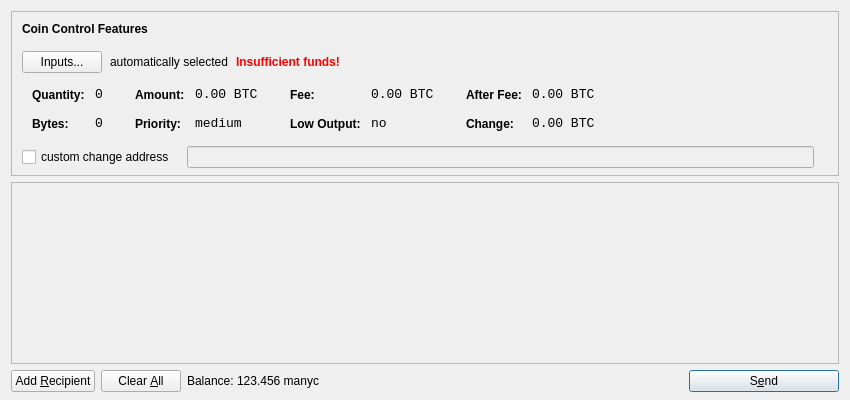
<?xml version="1.0" encoding="UTF-8"?>
<ui version="4.0">
 <class>SendCoinsDialog</class>
 <widget class="QDialog" name="SendCoinsDialog">
  <property name="geometry">
   <rect>
    <x>0</x>
    <y>0</y>
    <width>850</width>
    <height>400</height>
   </rect>
  </property>
  <property name="windowTitle">
   <string>Send Coins</string>
  </property>
  <layout class="QVBoxLayout" name="verticalLayout" stretch="0,1,0">
   <property name="bottomMargin">
    <number>8</number>
   </property>
   <item>
    <widget class="QFrame" name="frameCoinControl">
     <property name="sizePolicy">
      <sizepolicy hsizetype="Expanding" vsizetype="Expanding">
       <horstretch>0</horstretch>
       <verstretch>0</verstretch>
      </sizepolicy>
     </property>
     <property name="maximumSize">
      <size>
       <width>16777215</width>
       <height>16777215</height>
      </size>
     </property>
     <property name="frameShape">
      <enum>QFrame::StyledPanel</enum>
     </property>
     <property name="frameShadow">
      <enum>QFrame::Sunken</enum>
     </property>
     <layout class="QVBoxLayout" name="verticalLayoutCoinControl2">
      <property name="spacing">
       <number>-1</number>
      </property>
      <property name="leftMargin">
       <number>0</number>
      </property>
      <property name="topMargin">
       <number>0</number>
      </property>
      <property name="rightMargin">
       <number>0</number>
      </property>
      <property name="bottomMargin">
       <number>6</number>
      </property>
      <item>
       <layout class="QVBoxLayout" name="verticalLayoutCoinControl" stretch="0,0,0,0,1">
        <property name="spacing">
         <number>0</number>
        </property>
        <property name="leftMargin">
         <number>10</number>
        </property>
        <property name="topMargin">
         <number>10</number>
        </property>
        <item>
         <layout class="QHBoxLayout" name="horizontalLayoutCoinControl1">
          <property name="bottomMargin">
           <number>15</number>
          </property>
          <item>
           <widget class="QLabel" name="labelCoinControlFeatures">
            <property name="sizePolicy">
             <sizepolicy hsizetype="Preferred" vsizetype="Maximum">
              <horstretch>0</horstretch>
              <verstretch>0</verstretch>
             </sizepolicy>
            </property>
            <property name="font">
             <font>
              <weight>75</weight>
              <bold>true</bold>
             </font>
            </property>
            <property name="styleSheet">
             <string notr="true">font-weight:bold;</string>
            </property>
            <property name="text">
             <string>Coin Control Features</string>
            </property>
           </widget>
          </item>
         </layout>
        </item>
        <item>
         <layout class="QHBoxLayout" name="horizontalLayoutCoinControl2" stretch="0,0,0,0">
          <property name="spacing">
           <number>8</number>
          </property>
          <property name="bottomMargin">
           <number>10</number>
          </property>
          <item>
           <widget class="QPushButton" name="pushButtonCoinControl">
            <property name="styleSheet">
             <string notr="true"/>
            </property>
            <property name="text">
             <string>Inputs...</string>
            </property>
           </widget>
          </item>
          <item>
           <widget class="QLabel" name="labelCoinControlAutomaticallySelected">
            <property name="text">
             <string>automatically selected</string>
            </property>
            <property name="margin">
             <number>5</number>
            </property>
           </widget>
          </item>
          <item>
           <widget class="QLabel" name="labelCoinControlInsuffFunds">
            <property name="font">
             <font>
              <weight>75</weight>
              <bold>true</bold>
             </font>
            </property>
            <property name="styleSheet">
             <string notr="true">color:red;font-weight:bold;</string>
            </property>
            <property name="text">
             <string>Insufficient funds!</string>
            </property>
            <property name="margin">
             <number>5</number>
            </property>
           </widget>
          </item>
          <item>
           <spacer name="horizontalSpacerCoinControl">
            <property name="orientation">
             <enum>Qt::Horizontal</enum>
            </property>
            <property name="sizeHint" stdset="0">
             <size>
              <width>40</width>
              <height>1</height>
             </size>
            </property>
           </spacer>
          </item>
         </layout>
        </item>
        <item>
         <widget class="QWidget" name="widgetCoinControl" native="true">
          <property name="sizePolicy">
           <sizepolicy hsizetype="Preferred" vsizetype="Preferred">
            <horstretch>0</horstretch>
            <verstretch>0</verstretch>
           </sizepolicy>
          </property>
          <property name="minimumSize">
           <size>
            <width>0</width>
            <height>0</height>
           </size>
          </property>
          <property name="styleSheet">
           <string notr="true"/>
          </property>
          <layout class="QHBoxLayout" name="horizontalLayoutCoinControl5">
           <property name="margin">
            <number>0</number>
           </property>
           <item>
            <layout class="QHBoxLayout" name="horizontalLayoutCoinControl3" stretch="0,0,0,1">
             <property name="spacing">
              <number>20</number>
             </property>
             <property name="topMargin">
              <number>0</number>
             </property>
             <property name="bottomMargin">
              <number>10</number>
             </property>
             <item>
              <layout class="QFormLayout" name="formLayoutCoinControl1">
               <property name="horizontalSpacing">
                <number>10</number>
               </property>
               <property name="verticalSpacing">
                <number>14</number>
               </property>
               <property name="leftMargin">
                <number>10</number>
               </property>
               <property name="topMargin">
                <number>4</number>
               </property>
               <property name="rightMargin">
                <number>6</number>
               </property>
               <item row="0" column="0">
                <widget class="QLabel" name="labelCoinControlQuantityText">
                 <property name="styleSheet">
                  <string notr="true">font-weight:bold;</string>
                 </property>
                 <property name="text">
                  <string>Quantity:</string>
                 </property>
                 <property name="margin">
                  <number>0</number>
                 </property>
                </widget>
               </item>
               <item row="0" column="1">
                <widget class="QLabel" name="labelCoinControlQuantity">
                 <property name="font">
                  <font>
                   <family>Monospace</family>
                   <pointsize>10</pointsize>
                  </font>
                 </property>
                 <property name="cursor">
                  <cursorShape>IBeamCursor</cursorShape>
                 </property>
                 <property name="contextMenuPolicy">
                  <enum>Qt::ActionsContextMenu</enum>
                 </property>
                 <property name="text">
                  <string notr="true">0</string>
                 </property>
                 <property name="margin">
                  <number>0</number>
                 </property>
                 <property name="textInteractionFlags">
                  <set>Qt::LinksAccessibleByMouse|Qt::TextSelectableByKeyboard|Qt::TextSelectableByMouse</set>
                 </property>
                </widget>
               </item>
               <item row="1" column="0">
                <widget class="QLabel" name="labelCoinControlBytesText">
                 <property name="styleSheet">
                  <string notr="true">font-weight:bold;</string>
                 </property>
                 <property name="text">
                  <string>Bytes:</string>
                 </property>
                </widget>
               </item>
               <item row="1" column="1">
                <widget class="QLabel" name="labelCoinControlBytes">
                 <property name="font">
                  <font>
                   <family>Monospace</family>
                   <pointsize>10</pointsize>
                  </font>
                 </property>
                 <property name="cursor">
                  <cursorShape>IBeamCursor</cursorShape>
                 </property>
                 <property name="contextMenuPolicy">
                  <enum>Qt::ActionsContextMenu</enum>
                 </property>
                 <property name="text">
                  <string notr="true">0</string>
                 </property>
                 <property name="textInteractionFlags">
                  <set>Qt::LinksAccessibleByMouse|Qt::TextSelectableByKeyboard|Qt::TextSelectableByMouse</set>
                 </property>
                </widget>
               </item>
              </layout>
             </item>
             <item>
              <layout class="QFormLayout" name="formLayoutCoinControl2">
               <property name="horizontalSpacing">
                <number>10</number>
               </property>
               <property name="verticalSpacing">
                <number>14</number>
               </property>
               <property name="leftMargin">
                <number>6</number>
               </property>
               <property name="topMargin">
                <number>4</number>
               </property>
               <property name="rightMargin">
                <number>6</number>
               </property>
               <item row="0" column="0">
                <widget class="QLabel" name="labelCoinControlAmountText">
                 <property name="styleSheet">
                  <string notr="true">font-weight:bold;</string>
                 </property>
                 <property name="text">
                  <string>Amount:</string>
                 </property>
                 <property name="margin">
                  <number>0</number>
                 </property>
                </widget>
               </item>
               <item row="0" column="1">
                <widget class="QLabel" name="labelCoinControlAmount">
                 <property name="font">
                  <font>
                   <family>Monospace</family>
                   <pointsize>10</pointsize>
                  </font>
                 </property>
                 <property name="cursor">
                  <cursorShape>IBeamCursor</cursorShape>
                 </property>
                 <property name="contextMenuPolicy">
                  <enum>Qt::ActionsContextMenu</enum>
                 </property>
                 <property name="text">
                  <string notr="true">0.00 BTC</string>
                 </property>
                 <property name="textInteractionFlags">
                  <set>Qt::LinksAccessibleByMouse|Qt::TextSelectableByKeyboard|Qt::TextSelectableByMouse</set>
                 </property>
                </widget>
               </item>
               <item row="1" column="0">
                <widget class="QLabel" name="labelCoinControlPriorityText">
                 <property name="styleSheet">
                  <string notr="true">font-weight:bold;</string>
                 </property>
                 <property name="text">
                  <string>Priority:</string>
                 </property>
                </widget>
               </item>
               <item row="1" column="1">
                <widget class="QLabel" name="labelCoinControlPriority">
                 <property name="font">
                  <font>
                   <family>Monospace</family>
                   <pointsize>10</pointsize>
                  </font>
                 </property>
                 <property name="cursor">
                  <cursorShape>IBeamCursor</cursorShape>
                 </property>
                 <property name="contextMenuPolicy">
                  <enum>Qt::ActionsContextMenu</enum>
                 </property>
                 <property name="text">
                  <string>medium</string>
                 </property>
                 <property name="textInteractionFlags">
                  <set>Qt::LinksAccessibleByMouse|Qt::TextSelectableByKeyboard|Qt::TextSelectableByMouse</set>
                 </property>
                </widget>
               </item>
              </layout>
             </item>
             <item>
              <layout class="QFormLayout" name="formLayoutCoinControl3">
               <property name="horizontalSpacing">
                <number>10</number>
               </property>
               <property name="verticalSpacing">
                <number>14</number>
               </property>
               <property name="leftMargin">
                <number>6</number>
               </property>
               <property name="topMargin">
                <number>4</number>
               </property>
               <property name="rightMargin">
                <number>6</number>
               </property>
               <item row="0" column="0">
                <widget class="QLabel" name="labelCoinControlFeeText">
                 <property name="styleSheet">
                  <string notr="true">font-weight:bold;</string>
                 </property>
                 <property name="text">
                  <string>Fee:</string>
                 </property>
                 <property name="margin">
                  <number>0</number>
                 </property>
                </widget>
               </item>
               <item row="0" column="1">
                <widget class="QLabel" name="labelCoinControlFee">
                 <property name="font">
                  <font>
                   <family>Monospace</family>
                   <pointsize>10</pointsize>
                  </font>
                 </property>
                 <property name="cursor">
                  <cursorShape>IBeamCursor</cursorShape>
                 </property>
                 <property name="contextMenuPolicy">
                  <enum>Qt::ActionsContextMenu</enum>
                 </property>
                 <property name="text">
                  <string notr="true">0.00 BTC</string>
                 </property>
                 <property name="textInteractionFlags">
                  <set>Qt::LinksAccessibleByMouse|Qt::TextSelectableByKeyboard|Qt::TextSelectableByMouse</set>
                 </property>
                </widget>
               </item>
               <item row="1" column="0">
                <widget class="QLabel" name="labelCoinControlLowOutputText">
                 <property name="styleSheet">
                  <string notr="true">font-weight:bold;</string>
                 </property>
                 <property name="text">
                  <string>Low Output:</string>
                 </property>
                </widget>
               </item>
               <item row="1" column="1">
                <widget class="QLabel" name="labelCoinControlLowOutput">
                 <property name="font">
                  <font>
                   <family>Monospace</family>
                   <pointsize>10</pointsize>
                  </font>
                 </property>
                 <property name="cursor">
                  <cursorShape>IBeamCursor</cursorShape>
                 </property>
                 <property name="contextMenuPolicy">
                  <enum>Qt::ActionsContextMenu</enum>
                 </property>
                 <property name="text">
                  <string>no</string>
                 </property>
                 <property name="textInteractionFlags">
                  <set>Qt::LinksAccessibleByMouse|Qt::TextSelectableByKeyboard|Qt::TextSelectableByMouse</set>
                 </property>
                </widget>
               </item>
              </layout>
             </item>
             <item>
              <layout class="QFormLayout" name="formLayoutCoinControl4">
               <property name="horizontalSpacing">
                <number>10</number>
               </property>
               <property name="verticalSpacing">
                <number>14</number>
               </property>
               <property name="leftMargin">
                <number>6</number>
               </property>
               <property name="topMargin">
                <number>4</number>
               </property>
               <property name="rightMargin">
                <number>6</number>
               </property>
               <item row="0" column="0">
                <widget class="QLabel" name="labelCoinControlAfterFeeText">
                 <property name="styleSheet">
                  <string notr="true">font-weight:bold;</string>
                 </property>
                 <property name="text">
                  <string>After Fee:</string>
                 </property>
                 <property name="margin">
                  <number>0</number>
                 </property>
                </widget>
               </item>
               <item row="0" column="1">
                <widget class="QLabel" name="labelCoinControlAfterFee">
                 <property name="font">
                  <font>
                   <family>Monospace</family>
                   <pointsize>10</pointsize>
                  </font>
                 </property>
                 <property name="cursor">
                  <cursorShape>IBeamCursor</cursorShape>
                 </property>
                 <property name="contextMenuPolicy">
                  <enum>Qt::ActionsContextMenu</enum>
                 </property>
                 <property name="text">
                  <string notr="true">0.00 BTC</string>
                 </property>
                 <property name="textInteractionFlags">
                  <set>Qt::LinksAccessibleByMouse|Qt::TextSelectableByKeyboard|Qt::TextSelectableByMouse</set>
                 </property>
                </widget>
               </item>
               <item row="1" column="0">
                <widget class="QLabel" name="labelCoinControlChangeText">
                 <property name="styleSheet">
                  <string notr="true">font-weight:bold;</string>
                 </property>
                 <property name="text">
                  <string>Change:</string>
                 </property>
                </widget>
               </item>
               <item row="1" column="1">
                <widget class="QLabel" name="labelCoinControlChange">
                 <property name="font">
                  <font>
                   <family>Monospace</family>
                   <pointsize>10</pointsize>
                  </font>
                 </property>
                 <property name="cursor">
                  <cursorShape>IBeamCursor</cursorShape>
                 </property>
                 <property name="contextMenuPolicy">
                  <enum>Qt::ActionsContextMenu</enum>
                 </property>
                 <property name="text">
                  <string notr="true">0.00 BTC</string>
                 </property>
                 <property name="textInteractionFlags">
                  <set>Qt::LinksAccessibleByMouse|Qt::TextSelectableByKeyboard|Qt::TextSelectableByMouse</set>
                 </property>
                </widget>
               </item>
              </layout>
             </item>
            </layout>
           </item>
          </layout>
         </widget>
        </item>
        <item>
         <layout class="QHBoxLayout" name="horizontalLayoutCoinControl4" stretch="0,0,0">
          <property name="spacing">
           <number>12</number>
          </property>
          <property name="sizeConstraint">
           <enum>QLayout::SetDefaultConstraint</enum>
          </property>
          <property name="topMargin">
           <number>5</number>
          </property>
          <property name="rightMargin">
           <number>5</number>
          </property>
          <item>
           <widget class="QCheckBox" name="checkBoxCoinControlChange">
            <property name="text">
             <string>custom change address</string>
            </property>
           </widget>
          </item>
          <item>
           <widget class="QLineEdit" name="lineEditCoinControlChange">
            <property name="enabled">
             <bool>false</bool>
            </property>
            <property name="sizePolicy">
             <sizepolicy hsizetype="Expanding" vsizetype="Fixed">
              <horstretch>0</horstretch>
              <verstretch>0</verstretch>
             </sizepolicy>
            </property>
           </widget>
          </item>
          <item>
           <widget class="QLabel" name="labelCoinControlChangeLabel">
            <property name="sizePolicy">
             <sizepolicy hsizetype="Preferred" vsizetype="Expanding">
              <horstretch>0</horstretch>
              <verstretch>0</verstretch>
             </sizepolicy>
            </property>
            <property name="minimumSize">
             <size>
              <width>0</width>
              <height>0</height>
             </size>
            </property>
            <property name="text">
             <string/>
            </property>
            <property name="margin">
             <number>3</number>
            </property>
           </widget>
          </item>
         </layout>
        </item>
        <item>
         <spacer name="verticalSpacerCoinControl">
          <property name="orientation">
           <enum>Qt::Vertical</enum>
          </property>
          <property name="sizeHint" stdset="0">
           <size>
            <width>800</width>
            <height>1</height>
           </size>
          </property>
         </spacer>
        </item>
       </layout>
      </item>
     </layout>
    </widget>
   </item>
   <item>
    <widget class="QScrollArea" name="scrollArea">
     <property name="widgetResizable">
      <bool>true</bool>
     </property>
     <widget class="QWidget" name="scrollAreaWidgetContents">
      <property name="geometry">
       <rect>
        <x>0</x>
        <y>0</y>
        <width>830</width>
        <height>165</height>
       </rect>
      </property>
      <layout class="QVBoxLayout" name="verticalLayout_2">
       <property name="margin">
        <number>0</number>
       </property>
       <item>
        <layout class="QVBoxLayout" name="entries">
         <property name="spacing">
          <number>6</number>
         </property>
        </layout>
       </item>
       <item>
        <spacer name="verticalSpacer">
         <property name="orientation">
          <enum>Qt::Vertical</enum>
         </property>
         <property name="sizeHint" stdset="0">
          <size>
           <width>20</width>
           <height>40</height>
          </size>
         </property>
        </spacer>
       </item>
      </layout>
     </widget>
    </widget>
   </item>
   <item>
    <layout class="QHBoxLayout" name="horizontalLayout">
     <item>
      <widget class="QPushButton" name="addButton">
       <property name="toolTip">
        <string>Send to multiple recipients at once</string>
       </property>
       <property name="text">
        <string>Add &amp;Recipient</string>
       </property>
       <property name="icon">
        <iconset resource="../bitcoin.qrc">
         <normaloff>:/icons/add</normaloff>:/icons/add</iconset>
       </property>
       <property name="autoDefault">
        <bool>false</bool>
       </property>
      </widget>
     </item>
     <item>
      <widget class="QPushButton" name="clearButton">
       <property name="sizePolicy">
        <sizepolicy hsizetype="Minimum" vsizetype="Fixed">
         <horstretch>0</horstretch>
         <verstretch>0</verstretch>
        </sizepolicy>
       </property>
       <property name="toolTip">
        <string>Remove all transaction fields</string>
       </property>
       <property name="text">
        <string>Clear &amp;All</string>
       </property>
       <property name="icon">
        <iconset resource="../bitcoin.qrc">
         <normaloff>:/icons/remove</normaloff>:/icons/remove</iconset>
       </property>
       <property name="autoRepeatDelay">
        <number>300</number>
       </property>
       <property name="autoDefault">
        <bool>false</bool>
       </property>
      </widget>
     </item>
     <item>
      <layout class="QHBoxLayout" name="horizontalLayout_2">
       <property name="spacing">
        <number>3</number>
       </property>
       <item>
        <widget class="QLabel" name="label">
         <property name="text">
          <string>Balance:</string>
         </property>
        </widget>
       </item>
       <item>
        <widget class="QLabel" name="labelBalance">
         <property name="cursor">
          <cursorShape>IBeamCursor</cursorShape>
         </property>
         <property name="text">
          <string>123.456 manyc</string>
         </property>
         <property name="textInteractionFlags">
          <set>Qt::LinksAccessibleByMouse|Qt::TextSelectableByKeyboard|Qt::TextSelectableByMouse</set>
         </property>
        </widget>
       </item>
      </layout>
     </item>
     <item>
      <spacer name="horizontalSpacer">
       <property name="orientation">
        <enum>Qt::Horizontal</enum>
       </property>
       <property name="sizeHint" stdset="0">
        <size>
         <width>40</width>
         <height>20</height>
        </size>
       </property>
      </spacer>
     </item>
     <item>
      <widget class="QPushButton" name="sendButton">
       <property name="minimumSize">
        <size>
         <width>150</width>
         <height>0</height>
        </size>
       </property>
       <property name="toolTip">
        <string>Confirm the send action</string>
       </property>
       <property name="text">
        <string>S&amp;end</string>
       </property>
       <property name="icon">
        <iconset resource="../bitcoin.qrc">
         <normaloff>:/icons/send</normaloff>:/icons/send</iconset>
       </property>
       <property name="default">
        <bool>true</bool>
       </property>
      </widget>
     </item>
    </layout>
   </item>
  </layout>
 </widget>
 <resources>
  <include location="../bitcoin.qrc"/>
 </resources>
 <connections/>
</ui>
